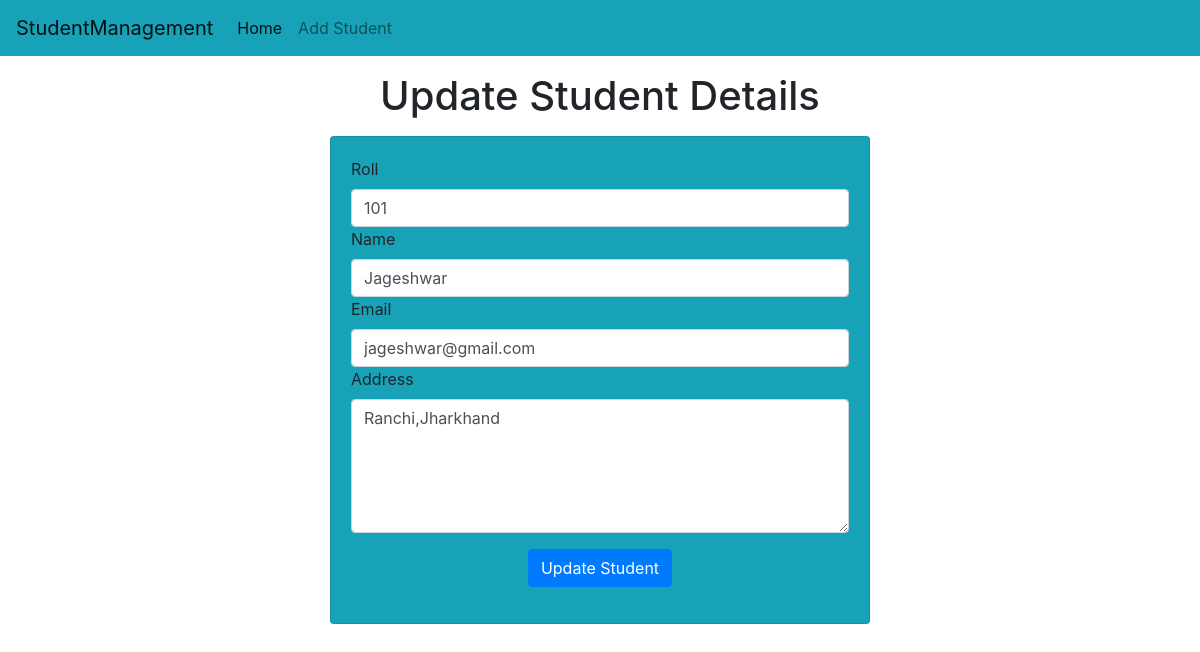
Page /std/update-std/1 on the committed database.
### std/models.py (models this page shows)
class Student(models.Model):
    roll=models.CharField(max_length=10)
    name=models.CharField(max_length=150)
    email=models.CharField(max_length=100)
    address=models.CharField(max_length=200)

### std/views.py (the view)
# urls.py: path("update-std/<int:roll>",update_std),
def update_std(request,roll):
    st=Student.objects.get(pk=roll)
    return render(request,"std/update_std.html", {'st':st})

### templates/std/update_std.html (shortened to what this page needs)
<!doctype html>
<html lang="en">
  <head>
    <link rel="stylesheet" href="https://cdn.jsdelivr.net/npm/bootstrap@4.0.0/dist/css/bootstrap.min.css">
  </head>
  <body>
    {% include 'std/navbar.html' %}
    <h1 class="text-center my-3">Update Student Details </h1>
    <div class="container">
        <div class="row">
            <div class="col-md-6 offset-md-3">
                <div class="card bg-info">
                    <div class="card-body">
                        <form action="/std/do-update-std/{{st.id}}" method="POST">
                            <div class="md-3">
                                <label for="roll">Roll</label>
                                <input type="text" name="std_roll" id="roll" class="form-control" placeholder="Enter Your Name" required value="{{st.roll}}">
                            </div>
                            <div class="md-3">
                                <label for="name">Name</label>
                                <input type="text" id="name" name="std_name" class="form-control" placeholder="Enter Your Name" required value="{{st.name}}">
                            </div>
                            <div class="md-3">
                                <label for="email">Email</label>
                                <input type="email" id="email" name="std_email" class="form-control" placeholder="Enter Your Email" required value="{{st.email}}">
                            </div>
                            <div class="md-3">
                                <label for="address">Address</label>
                                <textarea name="std_address" id="address"  rows="5" class="form-control" placeholder="Enter Your Address">{{st.address}}</textarea>
                            </div>
                            <div class="container text-center my-3">
                                <button class="btn btn-primary">
                                    Update Student
                                </button>
                            </div>
                        </form>
                    </div>
                </div>
            </div>
        </div>
    </div>
  </body>
</html>

### rows in the picture
Student: std_roll "101", std_name "Jageshwar", std_email "jageshwar@gmail.com", std_address "Ranchi,Jharkhand"
